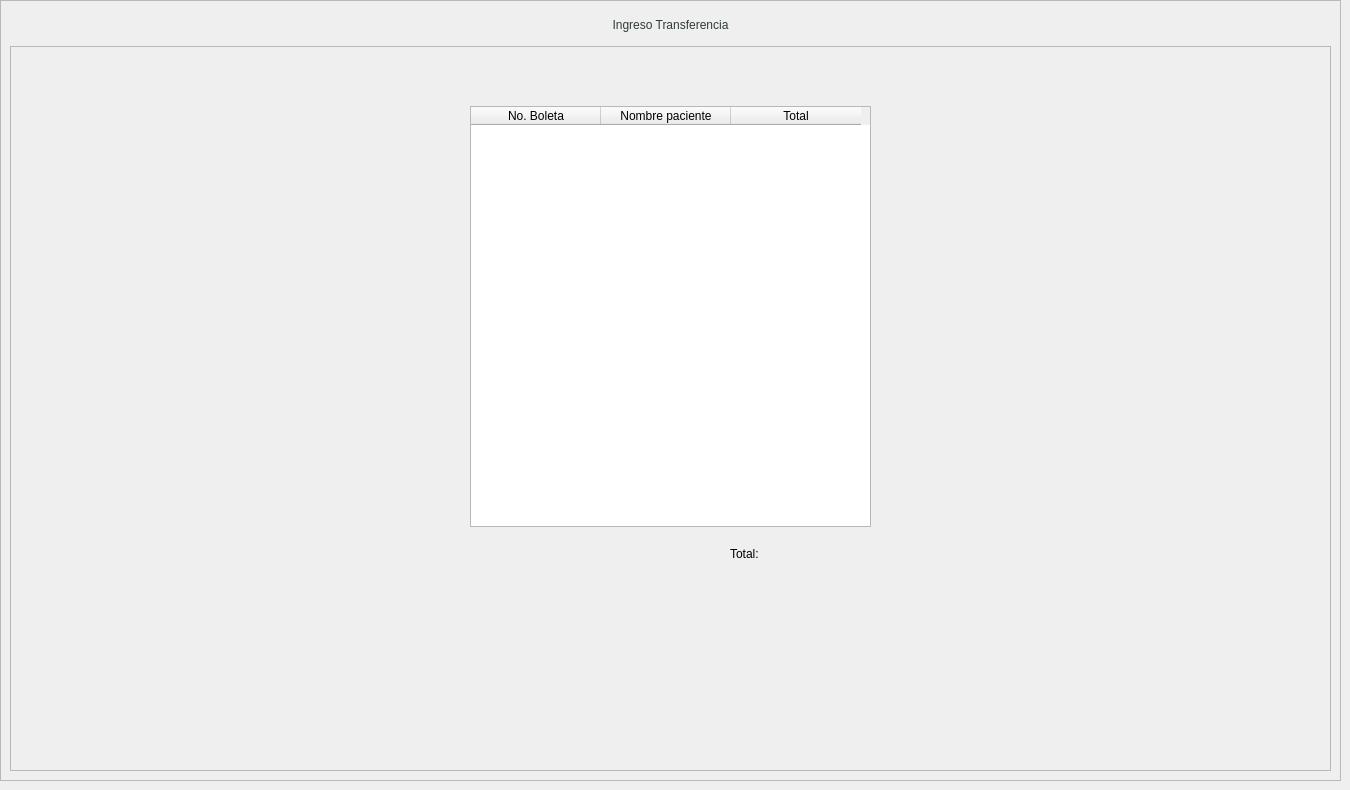
            <widget class="QWidget" name="page_4">
             <widget class="QFrame" name="frame_150">
              <property name="geometry">
               <rect>
                <x>0</x>
                <y>0</y>
                <width>1341</width>
                <height>781</height>
               </rect>
              </property>
              <property name="minimumSize">
               <size>
                <width>915</width>
                <height>0</height>
               </size>
              </property>
              <property name="frameShape">
               <enum>QFrame::StyledPanel</enum>
              </property>
              <property name="frameShadow">
               <enum>QFrame::Raised</enum>
              </property>
              <layout class="QVBoxLayout" name="verticalLayout_47">
               <item>
                <widget class="QLabel" name="label_67">
                 <property name="minimumSize">
                  <size>
                   <width>0</width>
                   <height>30</height>
                  </size>
                 </property>
                 <property name="maximumSize">
                  <size>
                   <width>16777215</width>
                   <height>30</height>
                  </size>
                 </property>
                 <property name="styleSheet">
                  <string notr="true">color: rgb(48, 60, 52);
font: bold 15pt &quot;Nunito&quot;;</string>
                 </property>
                 <property name="text">
                  <string>Ingreso Transferencia</string>
                 </property>
                 <property name="alignment">
                  <set>Qt::AlignCenter</set>
                 </property>
                </widget>
               </item>
               <item>
                <widget class="QFrame" name="frame_169">
                 <property name="minimumSize">
                  <size>
                   <width>0</width>
                   <height>75</height>
                  </size>
                 </property>
                 <property name="frameShape">
                  <enum>QFrame::StyledPanel</enum>
                 </property>
                 <property name="frameShadow">
                  <enum>QFrame::Raised</enum>
                 </property>
                 <widget class="QTableWidget" name="tableWidget_3">
                  <property name="geometry">
                   <rect>
                    <x>460</x>
                    <y>60</y>
                    <width>401</width>
                    <height>421</height>
                   </rect>
                  </property>
                  <attribute name="horizontalHeaderDefaultSectionSize">
                   <number>130</number>
                  </attribute>
                  <column>
                   <property name="text">
                    <string>No. Boleta</string>
                   </property>
                  </column>
                  <column>
                   <property name="text">
                    <string>Nombre paciente</string>
                   </property>
                  </column>
                  <column>
                   <property name="text">
                    <string>Total</string>
                   </property>
                  </column>
                 </widget>
                 <widget class="QLabel" name="label_16">
                  <property name="geometry">
                   <rect>
                    <x>720</x>
                    <y>500</y>
                    <width>41</width>
                    <height>16</height>
                   </rect>
                  </property>
                  <property name="text">
                   <string>Total:</string>
                  </property>
                 </widget>
                 <widget class="QLabel" name="label_15">
                  <property name="geometry">
                   <rect>
                    <x>760</x>
                    <y>500</y>
                    <width>47</width>
                    <height>13</height>
                   </rect>
                  </property>
                  <property name="text">
                   <string/>
                  </property>
                 </widget>
                </widget>
               </item>
              </layout>
             </widget>
            </widget>
